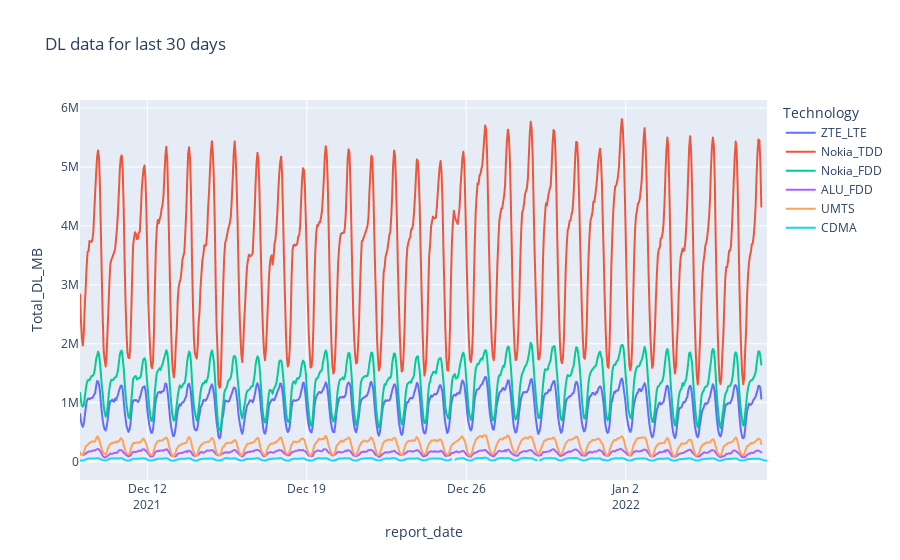

Here is the notebook cell this chart was saved with:
### Markdown cell above
### Downlink Data plots

### Code cell
# DL plots
fig = px.line(df,x='report_date',y='Total_DL_MB',color='Technology', title='DL data for last 30 days').update_traces(connectgaps=False)
# connectgaps=False is so teh plot makes it obvious when we are missing data
fig.show()

### Figure 1 — Plotly figure (JSON) as saved in the notebook; plotly's stock layout.template omitted (floating-point values rounded to 4 significant figures; data arrays with more than 128 entries replaced by an {"elided": "..."} marker saying what was removed)
{"data": [{"connectgaps": false, "hovertemplate": "Technology=ZTE_LTE<br>report_date=%{x}<br>Total_DL_MB=%{y}<extra></extra>", "legendgroup": "ZTE_LTE", "line": {"color": "#636efa", "dash": "solid"}, "mode": "lines", "name": "ZTE_LTE", "showlegend": true, "type": "scattergl", "x": {"elided": "719 str values"}, "xaxis": "x", "y": {"elided": "719 float values"}, "yaxis": "y"}, {"connectgaps": false, "hovertemplate": "Technology=Nokia_TDD<br>report_date=%{x}<br>Total_DL_MB=%{y}<extra></extra>", "legendgroup": "Nokia_TDD", "line": {"color": "#EF553B", "dash": "solid"}, "mode": "lines", "name": "Nokia_TDD", "showlegend": true, "type": "scattergl", "x": {"elided": "719 str values"}, "xaxis": "x", "y": {"elided": "719 float values"}, "yaxis": "y"}, {"connectgaps": false, "hovertemplate": "Technology=Nokia_FDD<br>report_date=%{x}<br>Total_DL_MB=%{y}<extra></extra>", "legendgroup": "Nokia_FDD", "line": {"color": "#00cc96", "dash": "solid"}, "mode": "lines", "name": "Nokia_FDD", "showlegend": true, "type": "scattergl", "x": {"elided": "719 str values"}, "xaxis": "x", "y": {"elided": "719 float values"}, "yaxis": "y"}, {"connectgaps": false, "hovertemplate": "Technology=ALU_FDD<br>report_date=%{x}<br>Total_DL_MB=%{y}<extra></extra>", "legendgroup": "ALU_FDD", "line": {"color": "#ab63fa", "dash": "solid"}, "mode": "lines", "name": "ALU_FDD", "showlegend": true, "type": "scattergl", "x": {"elided": "719 str values"}, "xaxis": "x", "y": {"elided": "719 float values"}, "yaxis": "y"}, {"connectgaps": false, "hovertemplate": "Technology=UMTS<br>report_date=%{x}<br>Total_DL_MB=%{y}<extra></extra>", "legendgroup": "UMTS", "line": {"color": "#FFA15A", "dash": "solid"}, "mode": "lines", "name": "UMTS", "showlegend": true, "type": "scattergl", "x": {"elided": "719 str values"}, "xaxis": "x", "y": {"elided": "719 float values"}, "yaxis": "y"}, {"connectgaps": false, "hovertemplate": "Technology=CDMA<br>report_date=%{x}<br>Total_DL_MB=%{y}<extra></extra>", "legendgroup": "CDMA", "line": {"color": "#19d3f3", "dash": "solid"}, "mode": "lines", "name": "CDMA", "showlegend": true, "type": "scattergl", "x": {"elided": "725 str values"}, "xaxis": "x", "y": {"elided": "725 float values"}, "yaxis": "y"}], "layout": {"legend": {"title": {"text": "Technology"}, "tracegroupgap": 0}, "title": {"text": "DL data for last 30 days"}, "xaxis": {"anchor": "y", "domain": [0, 1], "title": {"text": "report_date"}}, "yaxis": {"anchor": "x", "domain": [0, 1], "title": {"text": "Total_DL_MB"}}}}
